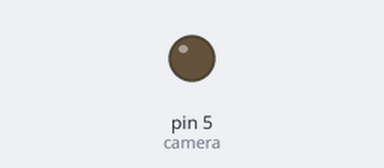
Bench run of a sketch on a simulated Arduino Uno, built with avr-gcc and run on an emulated ATmega328P. On the bench: output pins drawn as LEDs (lit = HIGH).

Above: at 0.1 s.
Timing chart, 0 to 2.8 s (numbered marks = the images above):
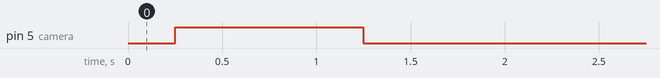

The sketch:

camera_test.ino
```cpp
const byte camera = 5; //any digital pin
const byte picTime = 250; //time in ms to take a picture
const byte vidTime = 1500;//time in ms to take a video


void setup() {
  // put your setup code here, to run once:
  pinMode(camera, OUTPUT);
  takePicture();
  delay(1000);
  toggleVideo();
  delay(5000);
  toggleVideo();
}

void loop() {
  // put your main code here, to run repeatedly:

}

void takePicture() {
  digitalWrite(camera, LOW);
  delay(picTime);
  digitalWrite(camera, HIGH);
}

void toggleVideo() {
  digitalWrite(camera, LOW);
  delay(vidTime);
  digitalWrite(camera, LOW);
}
```
